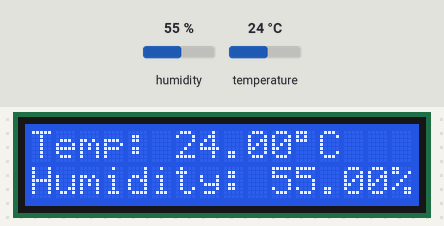
Simulated run of this sketch. Board: Arduino Mega 2560, built with avr-gcc and run on an emulated ATmega2560. On the bench: 16×2 character LCD. Inputs (shaded band) come from the test bench; at power-on: humidity 55 %, temperature 24 °C.

Above: at 4.6 s.
4.7 s: humidity set to 22 %
At 8.4 s:
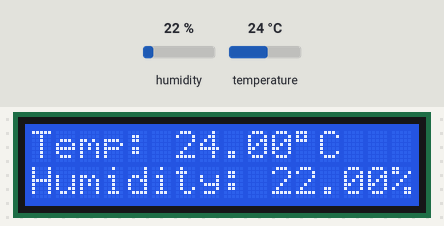
9.4 s: temperature set to 12 °C
At 10.9 s:
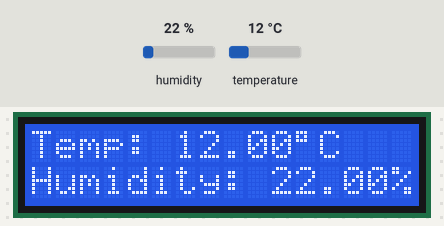
14.1 s: humidity set to 40 %
At 17.1 s:
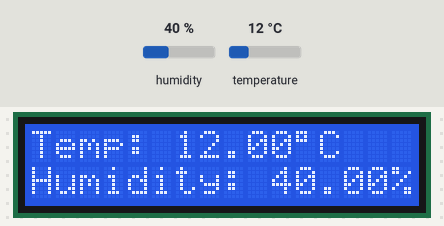
18.8 s: temperature set to 19 °C
At 19.5 s:
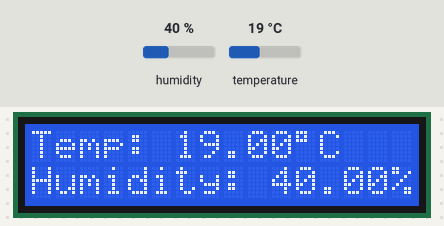
Timing chart, 0 to 21.8 s (numbered marks = the images above; inputs shaded):
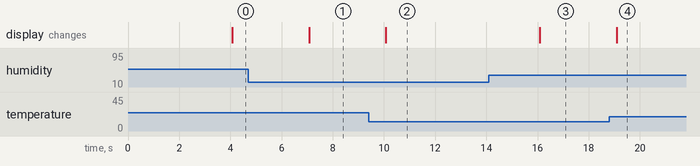

Measured:
- after the input at 4.7 s, the display: changes after 2.4 s (image 1)
- after the input at 9.4 s, the display: changes after 0.68 s (image 2)
- after the input at 14.1 s, the display: changes after 2.0 s (image 3)
- after the input at 18.8 s, the display: changes after 0.29 s (image 4)

The sketch:

TempHumidityLCD.ino
```cpp
/*---------------------------------------------------------------------------------------------------------
  FILENAME:      TempHumidityLCD.ino
  DESCRIPTION:   Displays temperature and humidity on the LCD screen.
  COMPILER:      Arduino
  AUTHORS:

  KIT: "The Most Complete Starter Kit MEGA 2560 Project" by ELEGOO

  CONFIGURATION:
  --------------
  DHT11 Temperature Humidity Module
  Sensor Pin:    7      left
  Power Pin:     PWR    center
  Ground Pin:    GND    right

  LCD1602 Module
  LiquidCrystal(RS, E, D4, D5, D6, D7)
  lcd.begin(16, 2)
  VSS   : GND
  VDD   : PWR
  V0    : Potentiometer Sensor Pin (back)
  RS    : 12
  RW    : GND
  E     : 11
  D0-D3 : Empty
  D4    : 5
  D5    : 4
  D6    : 3
  D7    : 2

  Potentiometer 10k
  Sensor Pin:   V0    back
  Power Pin:    PWR   front right
  Ground Pin:   GND   front left

---------------------------------------------------------------------------------------------------------*/

#include <dht_nonblocking.h>
#include <LiquidCrystal.h>

#define DHT_SENSOR_TYPE DHT_TYPE_11
static const int DHT_SENSOR_PIN = 7;

DHT_nonblocking dht_sensor( DHT_SENSOR_PIN, DHT_SENSOR_TYPE );
LiquidCrystal lcd(12, 11, 5, 4, 3, 2);

//-------------------------------------------------------------------------------------------------------//

void setup( ) {

  Serial.begin( 9600);
  lcd.begin(16, 2);

}

//-------------------------------------------------------------------------------------------------------//

static bool measure_environment( float *temperature, float *humidity ) {

  static unsigned long measurement_timestamp = millis( );

  /* Measure once every four seconds. */
  if( millis( ) - measurement_timestamp > 3000ul ) {
    if( dht_sensor.measure( temperature, humidity ) == true ) {
      measurement_timestamp = millis( );
      return( true );
    }
  }
  return( false );
}

//-------------------------------------------------------------------------------------------------------//

void loop( ) {

  float temperature;
  float humidity;

  if( measure_environment( &temperature, &humidity ) == true ) {
/*
    Serial.print( "T = " );
    Serial.print( temperature, 1 );
    Serial.print( " deg. C, H = " );
    Serial.print( humidity, 1 );
    Serial.println( "%" );
    delay(10);
*/
    lcd.setCursor(0,0);
    lcd.print("Temp: ");
    lcd.print(temperature);
    lcd.print((char)223);
    lcd.print("C");
    lcd.setCursor(0,1);
    lcd.print("Humidity: ");
    lcd.print(humidity);
    lcd.print("%");
  }

  delay(1000);
}
```
